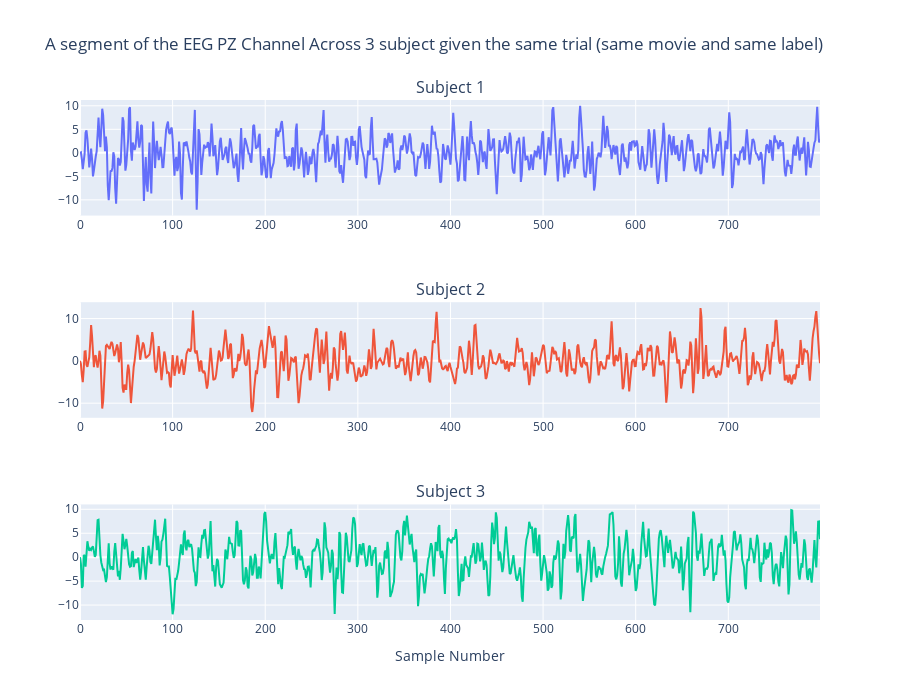

Source (notebook cell):
### Code cell
fig = make_subplots(
    rows=3, 
    cols=1, 
    subplot_titles=("Subject 1", "Subject 2", "Subject 3"),
)
fig.add_trace(
    go.Scatter(y=p1[posIndex[2]][getChannel('PZ')][0], mode="lines", name="Subject 1"),
    row=1, col=1
)
fig.add_trace(
    go.Scatter(y=p2[posIndex[2]][getChannel('PZ')][0], mode="lines", name="Subject 2"),
    row=2, col=1
)
fig.add_trace(
    go.Scatter(y=p3[posIndex[2]][getChannel('PZ')][0], mode="lines", name="Subject 3"),
    row=3, col=1
)
fig.update_layout(
    title_text="A segment of the EEG PZ Channel Across 3 subject given the same trial (same movie and same label)", 
    height=700, 
    showlegend=False
)
fig.update_xaxes(title_text="Sample Number", row=3, col=1)

fig.show(renderer=rndr)

### Figure 1 — Plotly figure (JSON) as saved in the notebook; plotly's stock layout.template omitted (floating-point values rounded to 4 significant figures; data arrays with more than 128 entries replaced by an {"elided": "..."} marker saying what was removed)
{"data": [{"mode": "lines", "name": "Subject 1", "type": "scatter", "xaxis": "x", "y": {"elided": "800 float values"}, "yaxis": "y"}, {"mode": "lines", "name": "Subject 2", "type": "scatter", "xaxis": "x2", "y": {"elided": "800 float values"}, "yaxis": "y2"}, {"mode": "lines", "name": "Subject 3", "type": "scatter", "xaxis": "x3", "y": {"elided": "800 float values"}, "yaxis": "y3"}], "layout": {"annotations": [{"font": {"size": 16}, "showarrow": false, "text": "Subject 1", "x": 0.5, "xanchor": "center", "xref": "paper", "y": 1, "yanchor": "bottom", "yref": "paper"}, {"font": {"size": 16}, "showarrow": false, "text": "Subject 2", "x": 0.5, "xanchor": "center", "xref": "paper", "y": 0.6111, "yanchor": "bottom", "yref": "paper"}, {"font": {"size": 16}, "showarrow": false, "text": "Subject 3", "x": 0.5, "xanchor": "center", "xref": "paper", "y": 0.2222, "yanchor": "bottom", "yref": "paper"}], "height": 700, "showlegend": false, "title": {"text": "A segment of the EEG PZ Channel Across 3 subject given the same trial (same movie and same label)"}, "xaxis": {"anchor": "y", "domain": [0, 1]}, "xaxis2": {"anchor": "y2", "domain": [0, 1]}, "xaxis3": {"anchor": "y3", "domain": [0, 1], "title": {"text": "Sample Number"}}, "yaxis": {"anchor": "x", "domain": [0.7778, 1]}, "yaxis2": {"anchor": "x2", "domain": [0.3889, 0.6111]}, "yaxis3": {"anchor": "x3", "domain": [0, 0.2222]}}}
